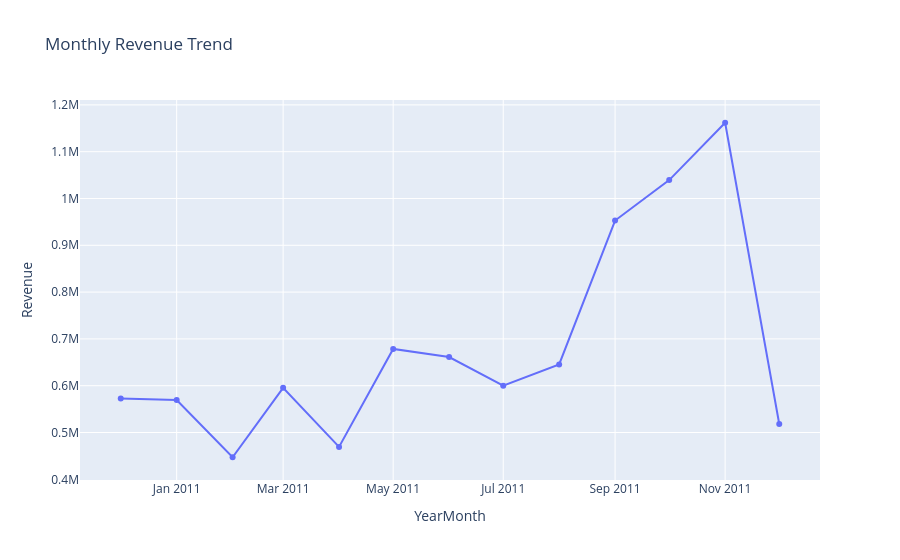

Notebook code for this chart:
### Markdown cell above
### Business Question 1: How Is Revenue Changing Over Time?

### Code cell
# Aggregate revenue by month.

monthly_revenue = (
    df.groupby("YearMonth")["Revenue"]
    .sum()
    .reset_index()
)
monthly_revenue

# Visualize:

fig = px.line(
    monthly_revenue,
    x="YearMonth",
    y="Revenue",
    markers=True,
    title="Monthly Revenue Trend"
)

fig.show()

### Figure 1 — Plotly figure (JSON) as saved in the notebook; plotly's stock layout.template omitted (floating-point values rounded to 4 significant figures)
{"data": [{"hovertemplate": "YearMonth=%{x}<br>Revenue=%{y}<extra></extra>", "legendgroup": "", "line": {"color": "#636efa", "dash": "solid"}, "marker": {"symbol": "circle"}, "mode": "lines+markers", "name": "", "orientation": "v", "showlegend": false, "type": "scatter", "x": ["2010-12", "2011-01", "2011-02", "2011-03", "2011-04", "2011-05", "2011-06", "2011-07", "2011-08", "2011-09", "2011-10", "2011-11", "2011-12"], "xaxis": "x", "y": [572700.0, 569400.0, 447100.0, 595500.0, 469200.0, 678600.0, 661200.0, 600100.0, 645300.0, 952800.0, 1039000.0, 1162000.0, 518200.0], "yaxis": "y"}], "layout": {"legend": {"tracegroupgap": 0}, "title": {"text": "Monthly Revenue Trend"}, "xaxis": {"anchor": "y", "domain": [0, 1], "title": {"text": "YearMonth"}}, "yaxis": {"anchor": "x", "domain": [0, 1], "title": {"text": "Revenue"}}}}
